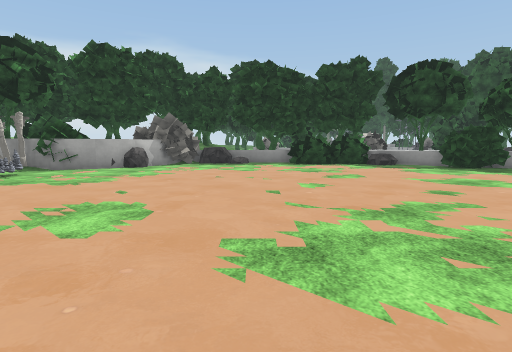
View 1 (above)

21 first-person views from a walk through a 3-D level made in the Unity game engine. The camera is 1.5 m above the floor, tilts 6° down and sees 80° across. The floor is counted in squares, 2 m on a side. Each view is taken from the middle of a square. On the plan, view 1 faces up. The plan holds only what a view shows up to about 10 squares ahead; the rest is blank. The place goes on beyond the plan. The player is left out. Some animated figures are not drawn. Some surface patterns are stand-ins.

View 2
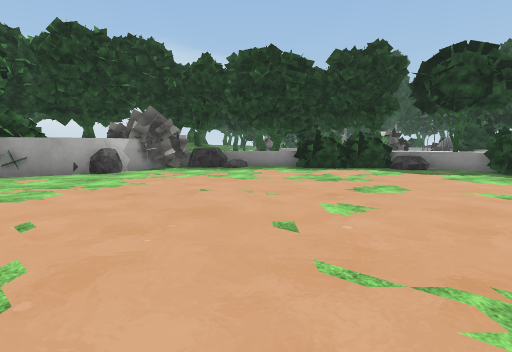

View 3
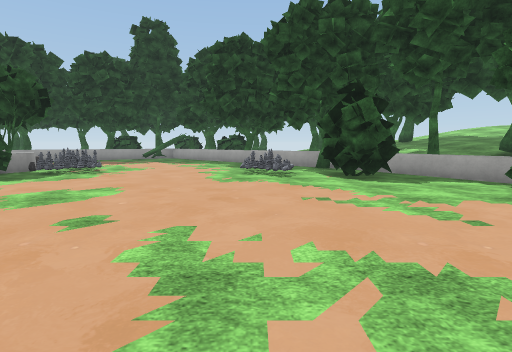

View 4
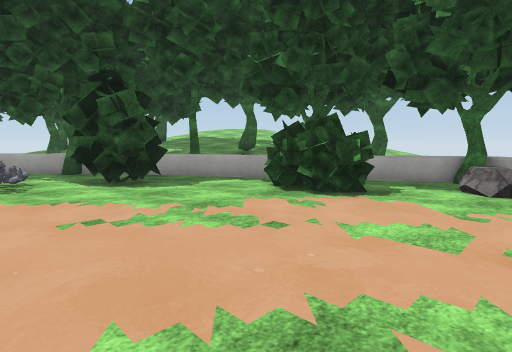

View 5
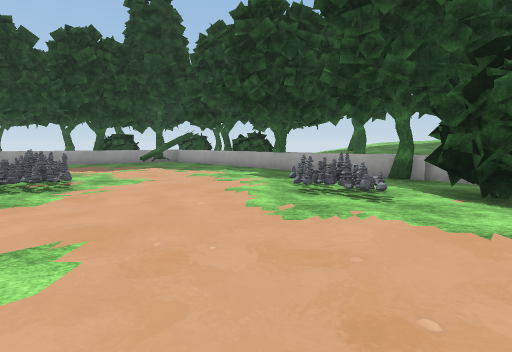

View 6
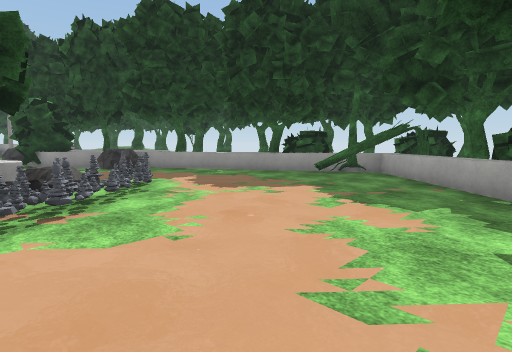

View 7
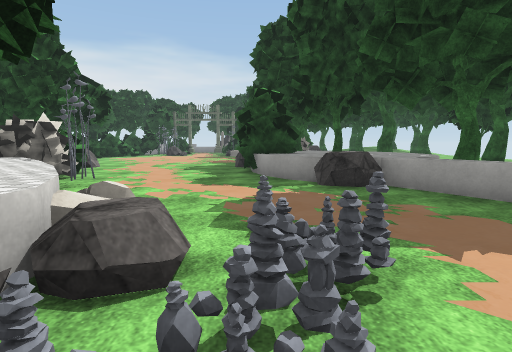

View 8
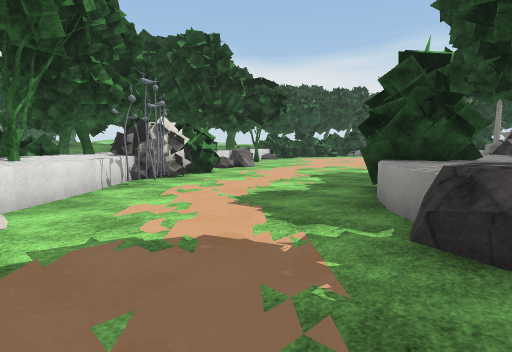

View 9
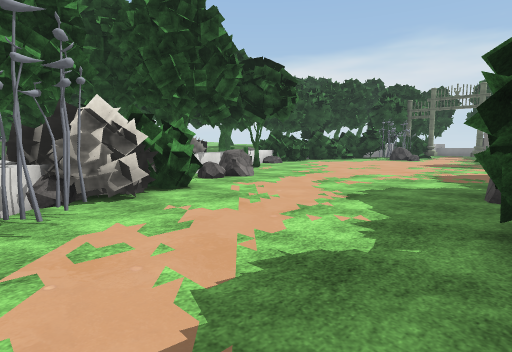

View 10
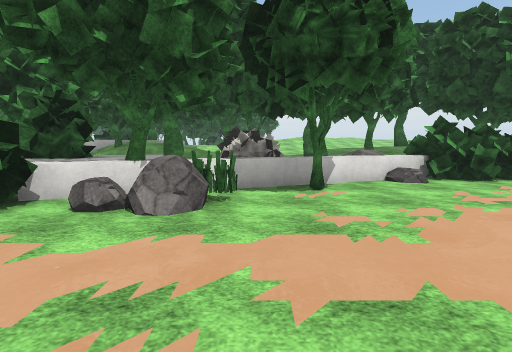

View 11
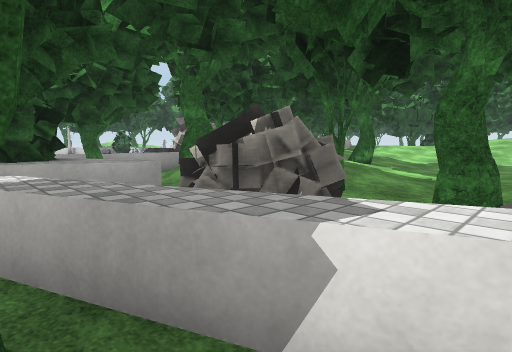

View 12
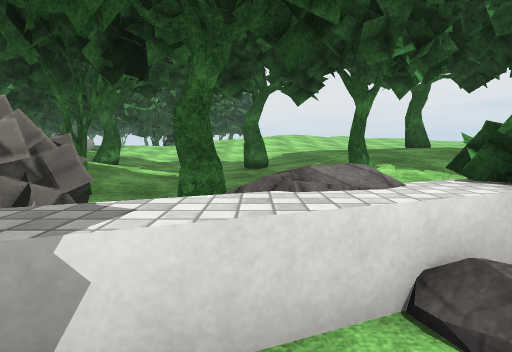

View 13
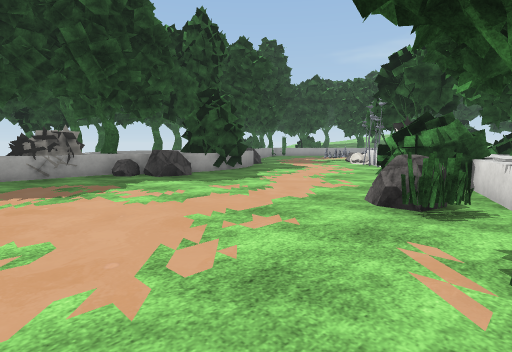

View 14
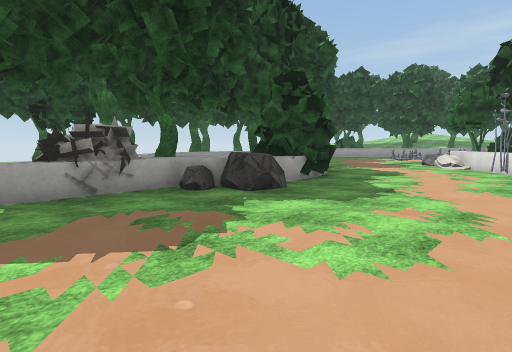

View 15
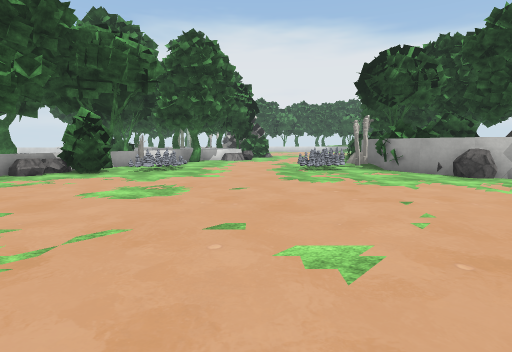

View 16
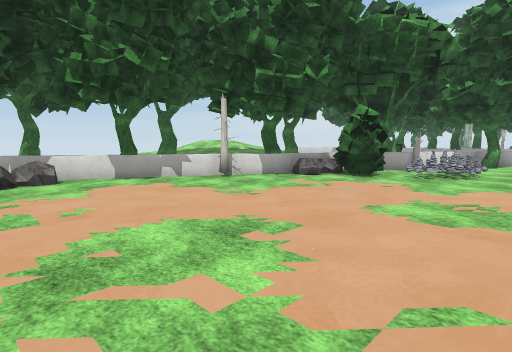

View 17
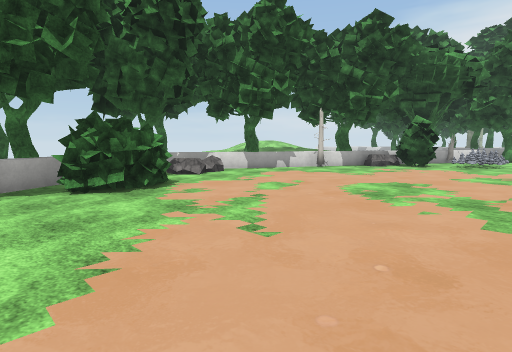

View 18
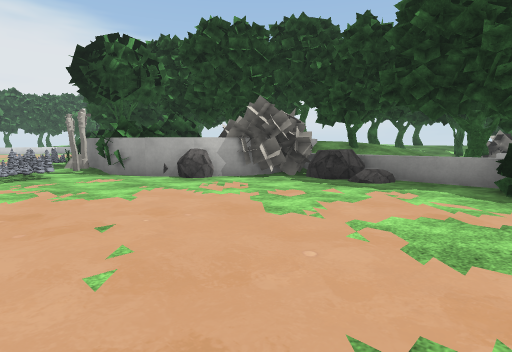

View 19
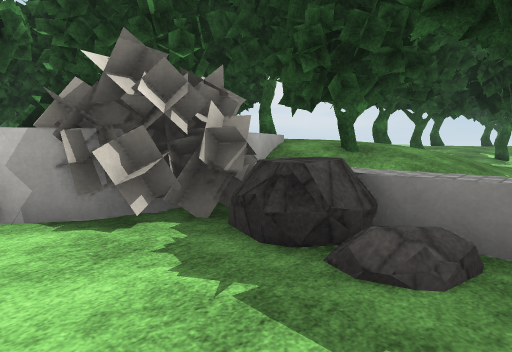

View 20
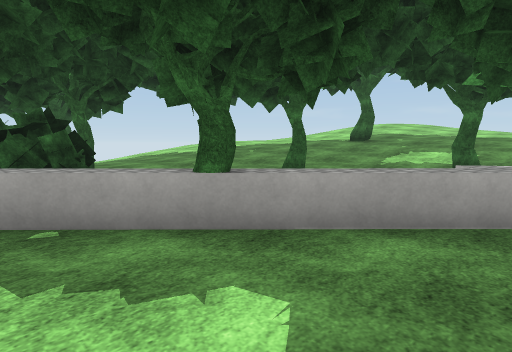

View 21
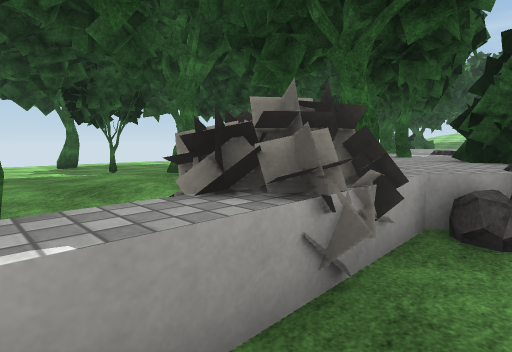

### Floor plan
Key: @ floor where view 1 was taken; # wall or solid block; x gap in a wall; . main floor; : floor 0.25 m higher than the main floor; + floor 0.5 m higher than the main floor; * floor 1 m higher than the main floor; % floor 1.5 m higher than the main floor; & floor 1.75 m higher than the main floor; / step, stairs or slope; = window, fence, low wall or low ledge; ^ raised ledge; T tree; B bush; R rock; P plant; O other object.
Columns run from 7 left of view 1 to 23 right of it. Each row starts with its distance up from view 1.
 22 //////T BR........^T /: T
 21 ///T/// T^........O..///......
 20 /:::+::  #T.......OO//+ :.....T
 19  ::+//TOO#.R.....RTT  T :T..T T
 18 ////T// O##P.....RTT =  :...
 17 //// //T##TR.....BBT =   T.
 16      ///=###B....BTTT=
 15    #%T/. BBBB....//* #
 14  T TTT/  .TTOOO...RRT#
 13  TT&OTTTT TB =O....RT
 12 OTTOORR..BBB T# ....=
 11  x&OO....B.BRT =O....  B
 10 TB#R.........BBTRO... TBB
  9 OBB..........BBOOO....T  T
  8 OO.............OO.....TT BB
  7 OO.....................^ BB
  6 ......................#T T
  5 ....................##TB
  4 ...................#^.BB
  3 ..............OOO.#T.   T     T
  2 OOO............O.#^.    /+::  T
  1 #BB...........BBTT#    /////  T
  0 T RR...@......BB#.   T/////
 -1   ##.......BB#^T    ////T
 -2    TTO....BB##    T//////
 -3      ^T^RR#^T     //////
 -4        ##T#     /////T/
 -5                 T/////

Positions as (right, up) in squares from view 1, and headings:
1: (0, 0), facing up
2: (0, 2), facing up
3: (0, 3), facing right
4: (1, 3), facing down-right
5: (3, 4), facing right
6: (8, 4), facing up-right
7: (10, 8), facing up
8: (12, 11), facing up-left
9: (10, 13), facing up-left
10: (8, 19), facing left
11: (3, 21), facing down-left
12: (3, 21), facing left
13: (3, 22), facing down-right
14: (6, 22), facing down-right
15: (3, 5), facing left
16: (2, 4), facing down-left
17: (6, 4), facing down-left
18: (2, 6), facing up-left
19: (0, 10), facing up-left
20: (10, 5), facing down-right
21: (10, 22), facing down-right
